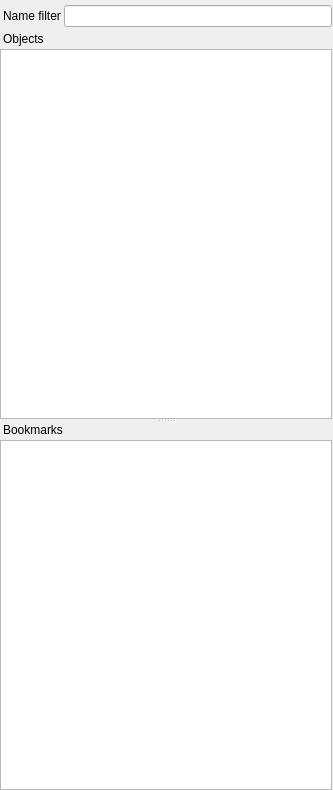
<?xml version="1.0" encoding="UTF-8"?>
<ui version="4.0">
 <class>ProjectViewWidget</class>
 <widget class="QWidget" name="ProjectViewWidget">
  <property name="geometry">
   <rect>
    <x>0</x>
    <y>0</y>
    <width>333</width>
    <height>790</height>
   </rect>
  </property>
  <property name="windowTitle">
   <string>Form</string>
  </property>
  <layout class="QVBoxLayout" name="verticalLayout_2">
   <property name="spacing">
    <number>0</number>
   </property>
   <property name="leftMargin">
    <number>0</number>
   </property>
   <property name="topMargin">
    <number>5</number>
   </property>
   <property name="rightMargin">
    <number>1</number>
   </property>
   <property name="bottomMargin">
    <number>0</number>
   </property>
   <item>
    <widget class="QSplitter" name="splitter">
     <property name="orientation">
      <enum>Qt::Vertical</enum>
     </property>
     <widget class="QWidget" name="layoutWidget1">
      <layout class="QVBoxLayout" name="verticalLayout">
       <property name="spacing">
        <number>0</number>
       </property>
       <item>
        <layout class="QHBoxLayout" name="horizontalLayout">
         <property name="spacing">
          <number>3</number>
         </property>
         <property name="leftMargin">
          <number>0</number>
         </property>
         <property name="bottomMargin">
          <number>5</number>
         </property>
         <item>
          <widget class="QLabel" name="label">
           <property name="text">
            <string>Name filter</string>
           </property>
           <property name="indent">
            <number>3</number>
           </property>
          </widget>
         </item>
         <item>
          <widget class="QLineEdit" name="nameFilterEdit"/>
         </item>
        </layout>
       </item>
       <item>
        <widget class="QLabel" name="objectsLabel">
         <property name="text">
          <string>Objects</string>
         </property>
         <property name="alignment">
          <set>Qt::AlignBottom|Qt::AlignLeading|Qt::AlignLeft</set>
         </property>
         <property name="indent">
          <number>3</number>
         </property>
        </widget>
       </item>
       <item>
        <widget class="U2::ProjectViewDocTree" name="documentTreeWidget">
         <property name="uniformRowHeights">
          <bool>true</bool>
         </property>
         <property name="headerHidden">
          <bool>true</bool>
         </property>
         <column>
          <property name="text">
           <string/>
          </property>
         </column>
        </widget>
       </item>
      </layout>
     </widget>
     <widget class="QWidget" name="layoutWidget2">
      <layout class="QVBoxLayout" name="bookmarksLayout">
       <property name="spacing">
        <number>0</number>
       </property>
       <item>
        <widget class="QLabel" name="bookmarksLabel">
         <property name="text">
          <string>Bookmarks</string>
         </property>
         <property name="alignment">
          <set>Qt::AlignBottom|Qt::AlignLeading|Qt::AlignLeft</set>
         </property>
         <property name="indent">
          <number>3</number>
         </property>
        </widget>
       </item>
       <item>
        <widget class="QTreeWidget" name="viewTreeWidget">
         <property name="uniformRowHeights">
          <bool>true</bool>
         </property>
         <property name="headerHidden">
          <bool>true</bool>
         </property>
         <column>
          <property name="text">
           <string/>
          </property>
         </column>
        </widget>
       </item>
      </layout>
     </widget>
    </widget>
   </item>
  </layout>
 </widget>
 <customwidgets>
  <customwidget>
   <class>U2::ProjectViewDocTree</class>
   <extends>QTreeWidget</extends>
   <header location="global">project_view/ProjectViewDocTree.h</header>
  </customwidget>
 </customwidgets>
 <resources/>
 <connections/>
</ui>
